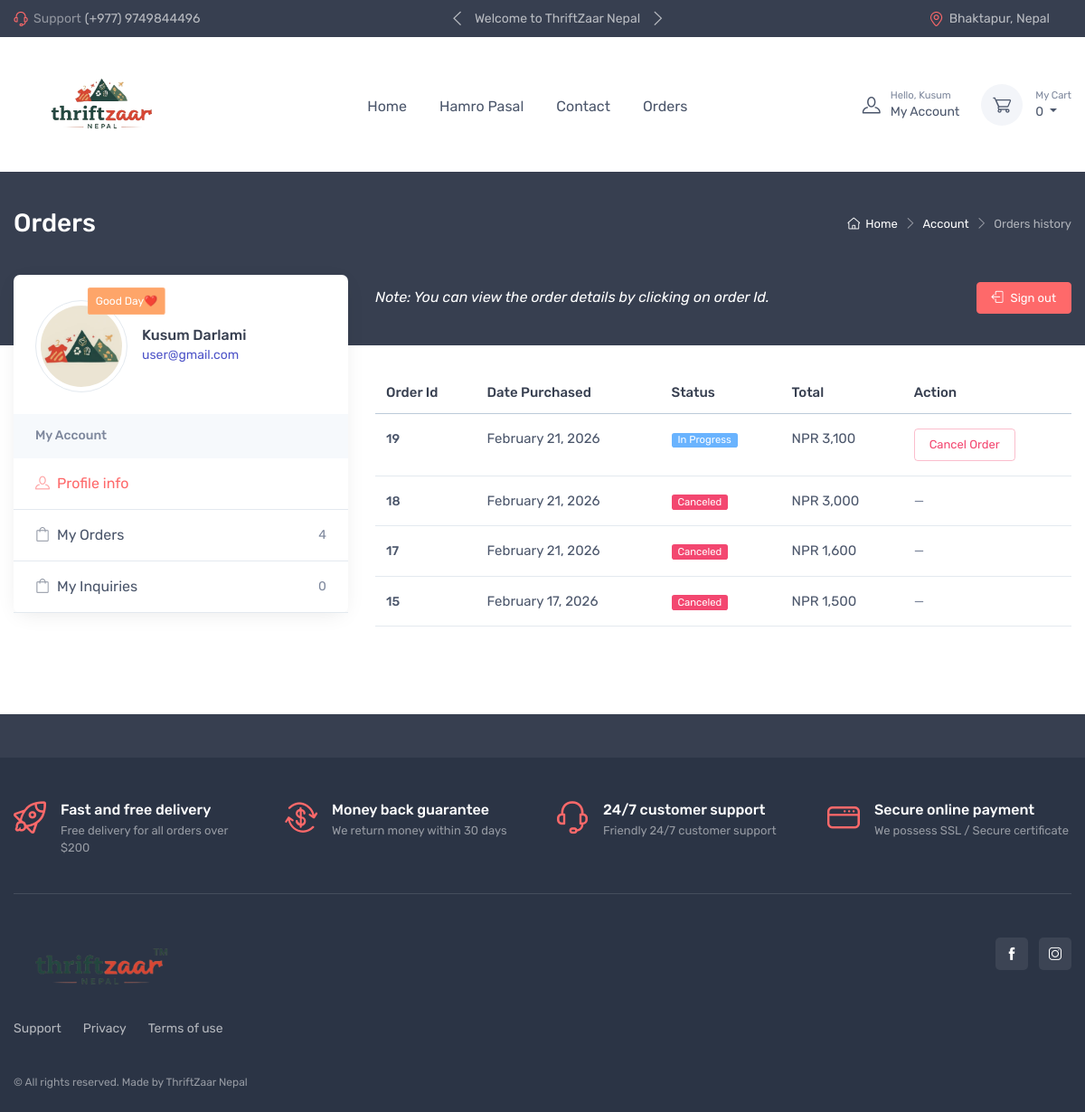
Page /account-orders.php (signed in) on the earlier database version.
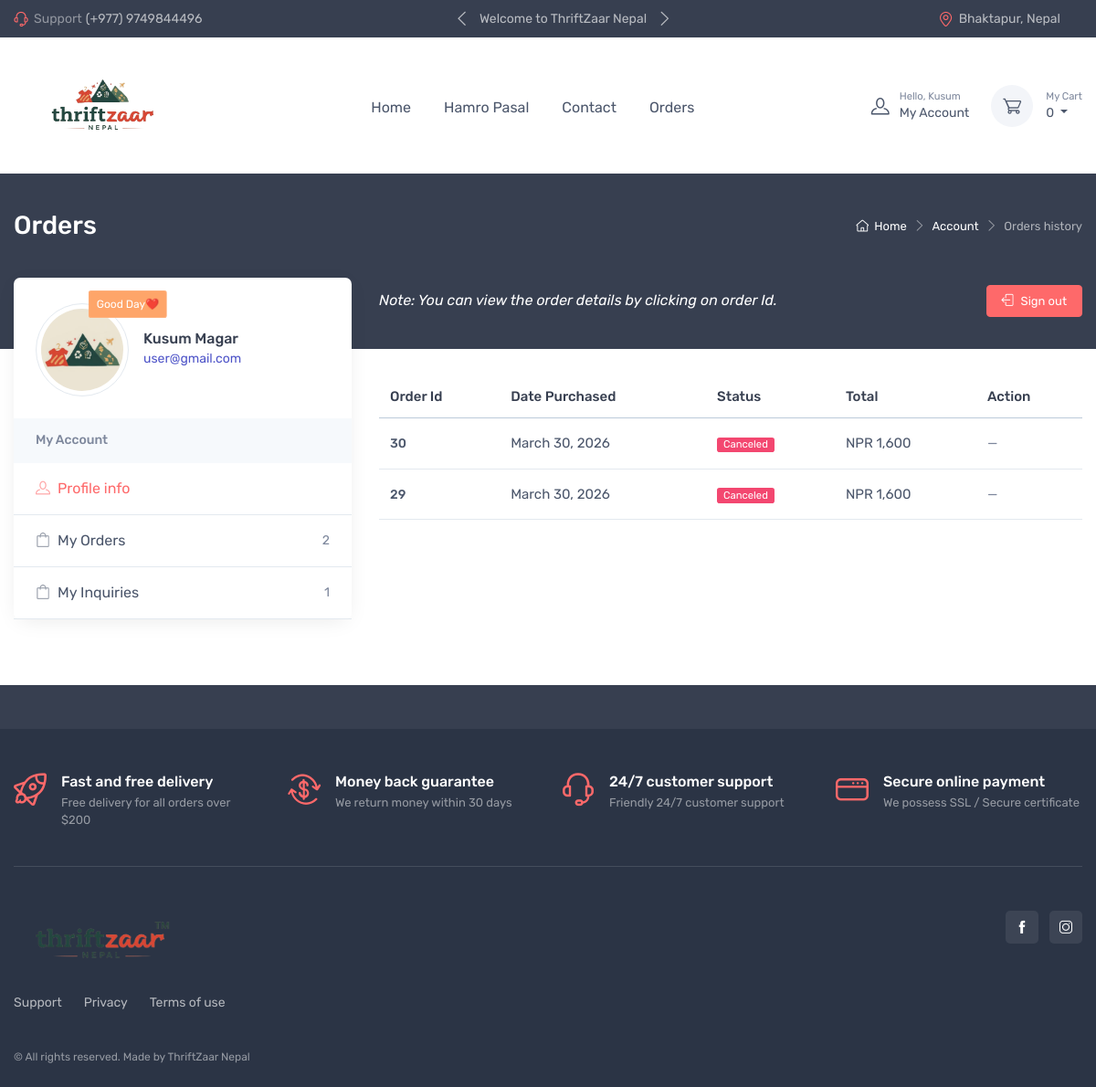
Same page on the later database version.
### tables this page shows
CREATE TABLE `orders` (
  `order_id` int(11) NOT NULL,
  `user_id` int(11) NOT NULL,
  `order_status` int(11) NOT NULL,
  `shipping` text DEFAULT NULL,
  `cart` text NOT NULL,
  `order_time` varchar(255) NOT NULL,
  `total_price` int(11) NOT NULL
);

### modules/config.php (called while the page is built, shortened)
<?php
function url($path)
{
    return BASE_URL . $path;
}

### account-orders.php (the view, shortened to what this page needs)
<?php
require_once("./modules/config.php");
require_once("./layouts/header.php");
$user_type = $_SESSION["user"]["user_type"];
$user_id = $_SESSION["user"]["user_id"];
$all_orders = [];
if ($user_type == 'admin') {
  $all_orders = db_select("orders", null, "`order_time` DESC");
} else {
  global $conn;
  $sql = "SELECT orders.*, users.user_id FROM  orders
  JOIN  users ON orders.user_id = users.user_id WHERE orders.user_id = $user_id ORDER BY orders.order_id DESC";
  $res = $conn->query($sql);
  while ($row = $res->fetch_assoc()) {
    $all_orders[] = $row;
  }
}
?>
<div class="page-title-overlap bg-dark pt-4">
  <div class="container d-lg-flex justify-content-between py-2 py-lg-3">
    <div class="order-lg-2 mb-3 mb-lg-0 pt-lg-2">
      <nav aria-label="breadcrumb">
        <ol class="breadcrumb breadcrumb-light flex-lg-nowrap justify-content-center justify-content-lg-start">
          <li class="breadcrumb-item"><a class="text-nowrap" href="index-2.html"><i class="ci-home"></i>Home</a></li>
          <li class="breadcrumb-item text-nowrap"><a href="#">Account</a>
          </li>
          <li class="breadcrumb-item text-nowrap active" aria-current="page">Orders history</li>
        </ol>
      </nav>
    </div>
    <div class="order-lg-1 pe-lg-4 text-center text-lg-start">
      <h1 class="h3 text-light mb-0">Orders</h1>
    </div>
  </div>
</div>
<div class="container pb-5 mb-2 mb-md-4">
  <div class="row">
    <?php require_once("./layouts/account-sidebar.php"); ?>
    <section class="col-lg-8">
      <div class="d-flex justify-content-between align-items-center pt-lg-2 pb-4 pb-lg-5 mb-lg-3">
        <div class="d-flex align-items-center text-light">
          <em>Note: You can view the order details by clicking on order Id.</em>
        </div>
        <a class="btn btn-primary btn-sm d-none d-lg-inline-block" href="<?= url("/logout.php") ?>"><i
            class="ci-sign-out me-2"></i>Sign out</a>
      </div>
      <div class="table-responsive fs-md mb-4">
        <table class="table table-hover mb-0">
          <thead class="<?= $orders ? '' : 'd-none'; ?>">
            <tr>
              <th>Order Id</th>
              <th>Date Purchased</th>
              <th>Status</th>
              <th>Total</th>
              <th>Action</th>
            </tr>
          </thead>
          <tbody>
            <?php
            if ($all_orders) {
              foreach ($all_orders as $order) { ?>
                <tr>
                  <td class="py-3">
                    <a class="nav-link-style fw-medium fs-sm" href="#order-details" data-bs-toggle="modal"
                      data-order-id="<?= $order['order_id'] ?>">
                      <?= $order['order_id'] ?>
                    </a>
                  </td>
                  <td class="py-3">
                    <?= date("F d, Y", $order['order_time']) ?>
                  </td>
                  <td class="py-3">
                    <?php
                    if ($order['order_status'] == 1) {
                      $status_text = 'In Progress';
                      $badge_class = 'bg-info';
                    } elseif ($order['order_status'] == 0) {
                      $status_text = 'Completed';
                      $badge_class = 'bg-success';
                    } elseif ($order['order_status'] == -1) {
                      $status_text = 'Canceled';
                      $badge_class = 'bg-danger';
                    } else {
                      $status_text = 'Unknown';
                      $badge_class = 'bg-secondary';
                    }
                    ?>
                    <span class="badge <?= $badge_class ?> m-0">
                      <?= htmlspecialchars($status_text) ?>
                    </span>
                  </td>
                  <td class="py-3">
                    NPR <?= number_format($order['total_price'], 0) ?>
                  </td>
                  <td class="py-3">
                    <?php if ($order['order_status'] == 1) { ?>
                      <form method="POST" action="cancel-order.php"
                        onsubmit="return confirm('Are you sure you want to cancel this order?');">
                        <button type="submit" class="btn btn-sm btn-outline-danger">
                          Cancel Order
                        </button>
                    <?php
                    } else { ?>
                      <span class="text-muted">—</span>
                    <?php } ?>
                  </td>
                </tr>
              <?php }
            } else {
              require_once('nothing-here.php');
            } ?>
          </tbody>
        </table>
      </div>
    </section>
  </div>
</div>
<?php
require_once("./layouts/footer.php");
?>

Differences in the rows shown:
removed orders: order_id "19", order_time "February 21, 2026", order_status "In Progress", total_price "3,100"
removed orders: order_id "18", order_time "February 21, 2026", order_status "Canceled", total_price "3,000"
removed orders: order_id "17", order_time "February 21, 2026", order_status "Canceled", total_price "1,600"
removed orders: order_id "15", order_time "February 17, 2026", order_status "Canceled", total_price "1,500"
added orders: order_id "30", order_time "March 30, 2026", order_status "Canceled", total_price "1,600"
added orders: order_id "29", order_time "March 30, 2026", order_status "Canceled", total_price "1,600"
Other differences:
$_SESSION['user']['last_name']: "Darlami" → "Magar"
count($orders): "4" → "2"
count($my_inquiries): "0" → "1"
